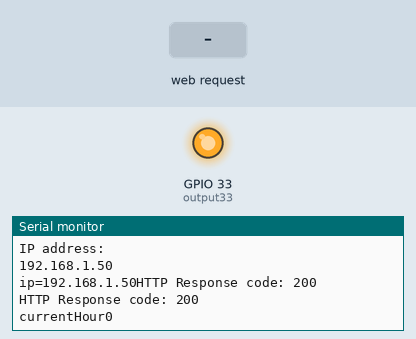
A sketch run on a simulated ESP32. Parts: output pins drawn as LEDs (lit = HIGH), the last lines printed to the serial monitor. Inputs (shaded band) come from the test bench. WiFi joins after 1.5 s; servers stay silent unless stated; uploads are accepted with an empty reply; the local clock reads 2024-03-15 10:24:30 at power-on unless the sketch sets it; web services answer with replies made up by the test bench.

Above: at 2.9 s.
3.0 s: HTTP request GET /ip received
At 3.8 s:
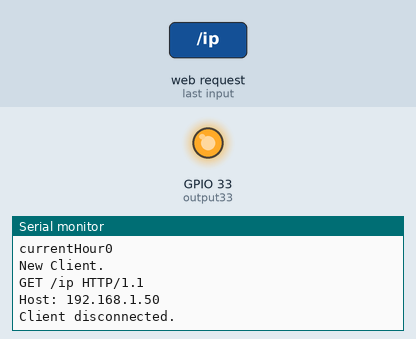
4.6 s: HTTP request GET /alarmhour received
At 5.3 s:
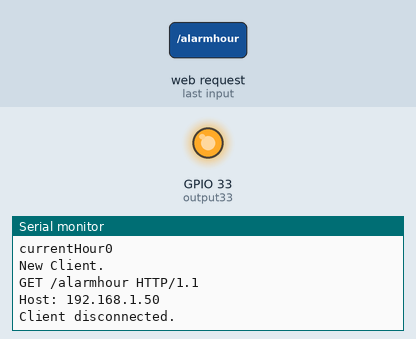
6.1 s: HTTP request GET /alarmmin received
At 6.6 s:
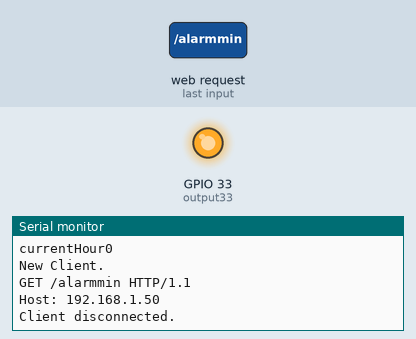

The sketch:

main.ino
```cpp
#include <WiFi.h>
#include <HTTPClient.h>
#include <Arduino_JSON.h>


const char* ssid = "Genie";
const char* password = "password";


// WiFiServer server(80);

// String header;

unsigned long lastTime = 0;
unsigned long timerDelay = 1000;
int alarmHour = 0;
int alarmMinute = 0;

WiFiServer server(80);

String header;


const int output33 = 33;

unsigned long currentTime = millis();
unsigned long previousTime = 0;
const long timeoutTime = 2000;

void setup() {
  pinMode(output33,OUTPUT);
  Serial.begin(115200); // Starts the serial communication

  Serial.print("Connecting to ");
  Serial.println(ssid);
  WiFi.begin(ssid, password);
  while (WiFi.status() != WL_CONNECTED) {
    delay(500);
    Serial.print(".");
  }
  digitalWrite(output33,HIGH);
  Serial.println("");
  Serial.println("WiFi connected.");
  Serial.println("IP address: ");
  Serial.println(WiFi.localIP());
  server.begin();
  if(WiFi.status()== WL_CONNECTED ){
    HTTPClient http;

    http.begin("http://62.169.17.47:1029/ip");
    http.addHeader("Content-Type", "application/x-www-form-urlencoded");


    String httpRequestData =  "ip=" + WiFi.localIP().toString();
    Serial.print(httpRequestData);


    int httpResponseCode = http.POST(httpRequestData);

    if (httpResponseCode>0) {
      Serial.print("HTTP Response code: ");
      Serial.println(httpResponseCode);
      // }
    }
    else {
      Serial.print("Error code: ");
      Serial.println(httpResponseCode);
    }
    http.end();
  }
}

void loop() {
 WiFiClient client = server.available();
  // digitalWrite(output33,HIGH);
  if (client) {
    currentTime = millis();
    previousTime = currentTime;
    Serial.println("New Client.");
    String currentLine = "";
    while (client.connected() && currentTime - previousTime <= timeoutTime) {
      currentTime = millis();
      if (client.available()) {
        char c = client.read();
        // client.
        Serial.write(c);
        header += c;
        if (c == '\n') {
          if (currentLine.length() == 0) {
            client.println("HTTP/1.1 200 OK");
            client.println("Content-type:text/html");
            client.println("Connection: close");
            client.println();
            if(header.indexOf("GET /ip") >= 0){
              client.println(WiFi.localIP());
            }
            if (header.indexOf("POST /alarm") >= 0) {
              int indexOfHour = header.indexOf("alarmhour");
              int indexofMin = header.indexOf("alarmmin");
              if(indexOfHour >= 0 && indexofMin >= 0){
                  Serial.println(header);
                  String inString = "";
                  for (int i = indexOfHour+10; i <= (indexOfHour+12); i++) {
                      inString+=header[i];
                      // Serial.print(header[i]);
                  }
                  alarmHour = inString.toInt();
                  inString = "";
                   for (int i = indexofMin+9; i <= (indexofMin+11); i++) {
                      inString+=header[i];
                      // console.log(inString);

                  }
                  alarmMinute = inString.toInt();
                  Serial.print("Alarm Hour is: ");
                  Serial.println(alarmHour);
                  Serial.print("Alarm minute is: ");
                  Serial.println(alarmMinute);
                  inString = "";
                  client.println("{\"Success\": 1}");
              }
              else{
                client.println("Bad parameters");
              }


              delay(2000);

            }

            client.println();
            break;
          } else {
            currentLine = "";
          }
        } else if (c != '\r') {
          currentLine += c;
        }
      }
    }
    // Clear the header variable
    header = "";
    // Close the connection
    client.stop();
    Serial.println("Client disconnected.");
    Serial.println("");
  }

if ((millis() - lastTime) > timerDelay) {
  if(WiFi.status()== WL_CONNECTED ){
    HTTPClient http;

    http.begin("https://timeapi.io/api/time/current/coordinate?latitude=23.661506&longitude=79.926214");


    int httpResponseCode = http.GET();

    if (httpResponseCode>0) {
      Serial.print("HTTP Response code: ");
      Serial.println(httpResponseCode);
      String payload = http.getString();
      // Serial.println(payload);
      JSONVar myObject = JSON.parse(payload);
      if (JSON.typeof(myObject) == "undefined") {
        Serial.println("Parsing input failed!");
        return;
      }
      // Serial.print("JSON object = ");
      int currentHour = myObject["hour"];
      int currentMin = myObject["minute"];
      // Serial.println(myHour);
      Serial.print("currentHour");
      Serial.println(currentHour >= alarmHour && currentMin >= alarmMinute && alarmHour != 0);
      if(currentHour >= alarmHour && currentMin >= alarmMinute && alarmHour != 0){
        Serial.println("in here");
        digitalWrite(output33,LOW);

      }
      JSONVar keys = myObject.keys();

      // for (int i = 0; i < keys.length(); i++) {
      //   JSONVar value = myObject[keys[i]];
      //   Serial.print(keys[i]);
      //   Serial.print(" = ");
      //   Serial.println(value);
      // }
    }
    else {
      Serial.print("Error code: ");
      Serial.println(httpResponseCode);
    }
    // Free resources
    lastTime = millis();
    http.end();
  }
}

}
```

Measured:
- after the input at 3.0 s, the serial monitor: prints a new line after 0.11 s (image 1)
- after the input at 4.6 s, the serial monitor: prints a new line at once (image 2)
- after the input at 6.1 s, the serial monitor: prints a new line at once (image 3)
